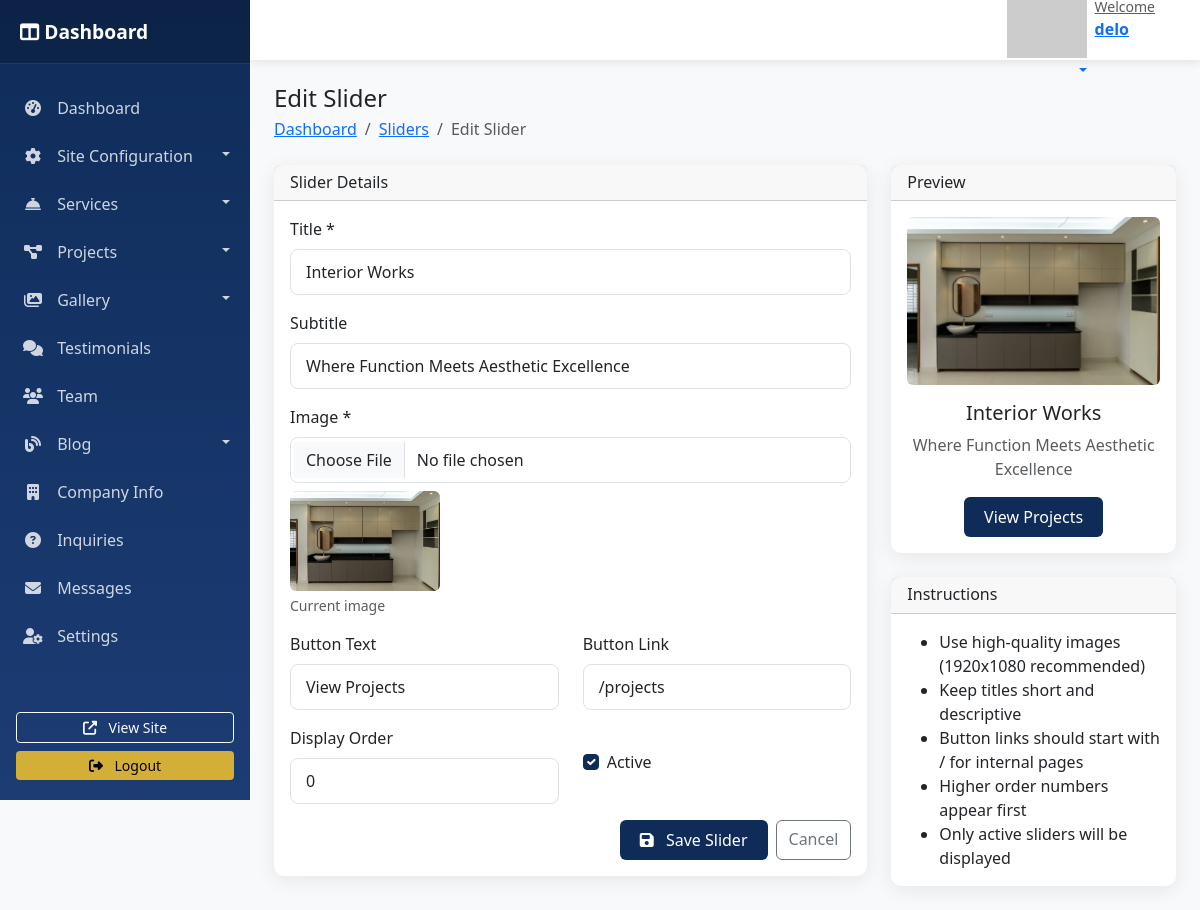
Screenshot of /dashboard/sliders/3/edit/ (signed in) with the database file from the repository.
### arch_design/models.py (models this page shows, shortened)
class TimeStampedModel(models.Model):
    created_at = models.DateTimeField(auto_now_add=True)
    updated_at = models.DateTimeField(auto_now=True)
    class Meta:
        abstract = True

class HomePageSlider(TimeStampedModel):
    title = models.CharField(max_length=200)
    subtitle = models.CharField(max_length=300, blank=True, null=True)
    image = models.ImageField(upload_to='sliders/')
    button_text = models.CharField(max_length=50, default="View Projects")
    button_link = models.CharField(max_length=200, default="/projects")
    is_active = models.BooleanField(default=True)
    display_order = models.PositiveIntegerField(default=0)
    class Meta:
        ordering = ['display_order', '-created_at']
        verbose_name = "Home Page Slider"
        verbose_name_plural = "Home Page Sliders"

### dashboard/views.py (the view)
# urls.py: path('sliders/<int:pk>/edit/', views.slider_edit, name='slider_edit'),
@login_required
@user_passes_test(is_staff_user)
def slider_edit(request, pk):
    slider = get_object_or_404(HomePageSlider, pk=pk)
    if request.method == 'POST':
        form = HomePageSliderForm(request.POST, request.FILES, instance=slider)
        if form.is_valid():
            form.save()
            messages.success(request, 'Slider updated successfully!')
            return redirect('slider_list')
    else:
        form = HomePageSliderForm(instance=slider)
    return render(request, 'dashboard/sliders/form.html', {'form': form, 'title': 'Edit Slider'})

### dashboard/forms.py
class HomePageSliderForm(forms.ModelForm):
    class Meta:
        model = HomePageSlider
        fields = '__all__'
        widgets = {
            'title': forms.TextInput(attrs={'class': 'form-control'}),
            'subtitle': forms.TextInput(attrs={'class': 'form-control'}),
            'image': forms.FileInput(attrs={'class': 'form-control'}),
            'button_text': forms.TextInput(attrs={'class': 'form-control'}),
            'button_link': forms.TextInput(attrs={'class': 'form-control'}),
            'is_active': forms.CheckboxInput(attrs={'class': 'form-check-input'}),
            'display_order': forms.NumberInput(attrs={'class': 'form-control'}),
        }

### arch_design/context_processors.py (called while the page is built)
def site_config(request):
    try:
        config = SiteConfiguration.objects.first()
        return {
            'site_config': config,
        }
    except:
        return {
            'site_config': None,
        }

### dashboard/views.py (called while the page is built)
def is_staff_user(user):
    return user.is_staff or user.is_superuser

### arch_design/templates/dashboard/sliders/form.html (shortened to what this page needs)
{% extends 'dashboard/base.html' %}
{% block page_title %}{{ title }}{% endblock %}
{% block breadcrumb %}
<li class="breadcrumb-item"><a href="{% url 'slider_list' %}">Sliders</a></li>
<li class="breadcrumb-item active">{{ title }}</li>
{% endblock %}
{% block content %}
<div class="row">
    <div class="col-lg-8">
        <div class="card dashboard-card">
            <div class="card-header">
                <h6 class="card-title mb-0">Slider Details</h6>
            </div>
            <div class="card-body">
                <form method="POST" enctype="multipart/form-data">
                    <div class="mb-3">
                        <label for="id_title" class="form-label">Title *</label>
                        {{ form.title }}
                    </div>
                    <div class="mb-3">
                        <label for="id_subtitle" class="form-label">Subtitle</label>
                        {{ form.subtitle }}
                    </div>
                    <div class="mb-3">
                        <label for="id_image" class="form-label">Image *</label>
                        {{ form.image }}
                        {% if form.instance.image %}
                        <div class="mt-2">
                            <img src="{{ form.instance.image.url }}" alt="Current Image" height="100" class="rounded">
                            <div class="form-text mt-1">Current image</div>
                        </div>
                        {% endif %}
                    </div>
                    <div class="row">
                        <div class="col-md-6 mb-3">
                            <label for="id_button_text" class="form-label">Button Text</label>
                            {{ form.button_text }}
                        </div>
                        <div class="col-md-6 mb-3">
                            <label for="id_button_link" class="form-label">Button Link</label>
                            {{ form.button_link }}
                        </div>
                    </div>
                    <div class="row">
                        <div class="col-md-6 mb-3">
                            <label for="id_display_order" class="form-label">Display Order</label>
                            {{ form.display_order }}
                        </div>
                        <div class="col-md-6 mb-3">
                            <div class="form-check mt-4">
                                {{ form.is_active }}
                                <label class="form-check-label" for="id_is_active">
                                    Active
                                </label>
                            </div>
                        </div>
                    </div>
                    <div class="d-flex justify-content-end gap-2">
                        <button type="submit" class="btn btn-primary">
                            <i class="fas fa-save me-2"></i> Save Slider
                        </button>
                        <a href="{% url 'slider_list' %}" class="btn btn-outline-secondary">
                            Cancel
                        </a>
                    </div>
                </form>
            </div>
        </div>
    </div>
    <div class="col-lg-4">
        <div class="card dashboard-card">
            <div class="card-header">
                <h6 class="card-title mb-0">Preview</h6>
            </div>
            <div class="card-body">
                <div class="text-center">
                    {% if form.instance.image %}
                    <img src="{{ form.instance.image.url }}" alt="Preview" class="img-fluid rounded mb-3">
                    {% else %}
                    <div class="bg-light rounded d-flex align-items-center justify-content-center mb-3"
                         style="height: 200px;">
                        <i class="fas fa-image fa-3x text-muted"></i>
                    </div>
                    {% endif %}
                    <h5>{{ form.instance.title|default:"Slider Title" }}</h5>
                    <p class="text-muted">{{ form.instance.subtitle|default:"Slider subtitle goes here..." }}</p>
                    {% if form.instance.button_text %}
                    <button class="btn btn-primary">
                        {{ form.instance.button_text|default:"View Projects" }}
                    </button>
                    {% endif %}
                </div>
            </div>
        </div>
        <div class="card dashboard-card mt-4">
            <div class="card-header">
                <h6 class="card-title mb-0">Instructions</h6>
            </div>
            <div class="card-body">
                <ul class="mb-0">
                    <li>Use high-quality images (1920x1080 recommended)</li>
                    <li>Keep titles short and descriptive</li>
                    <li>Button links should start with / for internal pages</li>
                    <li>Higher order numbers appear first</li>
                    <li>Only active sliders will be displayed</li>
                </ul>
            </div>
        </div>
    </div>
</div>
{% endblock %}

### arch_design/templates/dashboard/base.html (shortened to what this page needs)
<!DOCTYPE html>
<html lang="en">
<head>
    <link href="https://cdn.jsdelivr.net/npm/bootstrap@5.3.0/dist/css/bootstrap.min.css" rel="stylesheet">
    <link rel="stylesheet" href="https://cdnjs.cloudflare.com/ajax/libs/font-awesome/6.4.0/css/all.min.css">
    <link href="https://cdn.jsdelivr.net/npm/select2@4.1.0-rc.0/dist/css/select2.min.css" rel="stylesheet" />
</head>
<body>
    <div id="wrapper">
        <nav id="sidebar">
            <div class="sidebar-header">
                <h3>
                    <i class="fas fa-columns"></i> Dashboard
                </h3>
            </div>
            <ul class="list-unstyled components">
                <li class="{% if request.resolver_match.url_name == 'dashboard_home' %}active{% endif %}">
                    <a href="{% url 'dashboard_home' %}">
                        <i class="fas fa-tachometer-alt"></i> Dashboard
                    </a>
                </li>
                <li>
                    <a href="#siteSubmenu" data-bs-toggle="collapse" aria-expanded="false" class="dropdown-toggle">
                        <i class="fas fa-cog"></i> Site Configuration
                    </a>
                </li>
                <li>
                    <a href="#servicesSubmenu" data-bs-toggle="collapse" aria-expanded="false" class="dropdown-toggle">
                        <i class="fas fa-concierge-bell"></i> Services
                    </a>
                </li>
                <li>
                    <a href="#projectsSubmenu" data-bs-toggle="collapse" aria-expanded="false" class="dropdown-toggle">
                        <i class="fas fa-project-diagram"></i> Projects
                    </a>
                </li>
                <li>
                    <a href="#gallerySubmenu" data-bs-toggle="collapse" aria-expanded="false" class="dropdown-toggle">
                        <i class="fas fa-images"></i> Gallery
                    </a>
                </li>
                <li>
                    <a href="{% url 'testimonial_list' %}">
                        <i class="fas fa-comments"></i> Testimonials
                    </a>
                </li>
                <li>
                    <a href="{% url 'team_list' %}">
                        <i class="fas fa-users"></i> Team
                    </a>
                </li>
                <li>
                    <a href="#blogSubmenu" data-bs-toggle="collapse" aria-expanded="false" class="dropdown-toggle">
                        <i class="fas fa-blog"></i> Blog
                    </a>
                </li>
                <li>
                    <a href="{% url 'company_info_list' %}">
                        <i class="fas fa-building"></i> Company Info
                    </a>
                </li>
                <li>
                    <a href="{% url 'inquiry_list' %}">
                        <i class="fas fa-question-circle"></i> Inquiries
                    </a>
                </li>
                <li>
                    <a href="{% url 'contact_message_list' %}">
                        <i class="fas fa-envelope"></i> Messages
                    </a>
                </li>
                <li>
                    <a href="{% url 'dashboard_settings' %}">
                        <i class="fas fa-user-cog"></i> Settings
                    </a>
                </li>
            </ul>
            <div class="mt-auto p-3">
                <div class="d-grid gap-2">
                    <a href="{% url 'home' %}" target="_blank" class="btn btn-outline-light btn-sm">
                        <i class="fas fa-external-link-alt me-2"></i> View Site
                    </a>
                    <a href="{% url 'dashboard_logout' %}" class="btn btn-warning btn-sm">
                        <i class="fas fa-sign-out-alt me-2"></i> Logout
                    </a>
                </div>
            </div>
        </nav>
        <div id="content">
            <nav class="navbar navbar-expand-lg">
                <div class="container-fluid">
                    <div class="ms-auto">
                        <div class="dropdown">
                            <button class="btn btn-link dropdown-toggle" type="button" data-bs-toggle="dropdown">
                                <div class="d-flex align-items-center">
                                    <img src="https://ui-avatars.com/api/?name={{ request.user.get_full_name|default:request.user.username }}&background=0F2C59&color=fff" alt="User" class="me-2">
                                    <div class="text-start">
                                        <small class="text-muted d-block">Welcome</small>
                                        <strong>{{ request.user.get_full_name|default:request.user.username }}</strong>
                                    </div>
                                </div>
                            </button>
                        </div>
                    </div>
                </div>
            </nav>
            <div class="container-fluid p-4">
                <div class="d-flex justify-content-between align-items-center mb-4">
                    <div>
                        <h2 class="h4 mb-1">{% block page_title %}{% endblock %}</h2>
                        <nav aria-label="breadcrumb">
                            <ol class="breadcrumb mb-0">
                                <li class="breadcrumb-item"><a href="{% url 'dashboard_home' %}">Dashboard</a></li>
                                {% block breadcrumb %}{% endblock %}
                            </ol>
                        </nav>
                    </div>
                </div>
                {% block content %}{% endblock %}
            </div>
        </div>
    </div>
</body>
</html>

### arch_design/templates/dashboard/base.html (style rules this page uses)
:root { --primary-color: #0F2C59; --secondary-color: #1C3C74; --accent-color: #D4AF37; --sidebar-width: 250px; --header-height: 60px; }
body { font-family: 'Segoe UI', Tahoma, Geneva, Verdana, sans-serif; background-color: #f8f9fa; }
#wrapper { display: flex; }
#sidebar { width: var(--sidebar-width); min-height: 100vh; background: linear-gradient(180deg, var(--primary-color), var(--secondary-color)); color: white; position: fixed; transition: all 0.3s; z-index: 1000; overflow-y: auto; }
#sidebar .sidebar-header { padding: 20px; background: rgba(0, 0, 0, 0.2); border-bottom: 1px solid rgba(255, 255, 255, 0.1); }
#sidebar .sidebar-header h3 { font-size: 1.2rem; margin: 0; font-weight: 600; }
#sidebar ul.components { padding: 20px 0; }
#sidebar ul li { padding: 0; }
#sidebar ul li a { padding: 12px 20px; color: rgba(255, 255, 255, 0.8); text-decoration: none; display: block; border-left: 3px solid transparent; transition: all 0.3s; }
#sidebar ul li a i { margin-right: 10px; width: 20px; text-align: center; }
#sidebar .dropdown-toggle::after { float: right; margin-top: 8px; }
#content { width: calc(100% - var(--sidebar-width)); margin-left: var(--sidebar-width); transition: all 0.3s; }
.navbar { background: white; box-shadow: 0 2px 10px rgba(0, 0, 0, 0.1); height: var(--header-height); padding: 0 20px; }
.dashboard-card { border-radius: 10px; border: none; box-shadow: 0 4px 20px rgba(0, 0, 0, 0.08); transition: transform 0.3s; }
.btn-primary { background: var(--primary-color); border: none; padding: 8px 20px; font-weight: 500; }
.btn-warning { background: var(--accent-color); color: #000; border: none; }
.form-control, .form-select { border-radius: 8px; border: 1px solid #dee2e6; padding: 10px 15px; }
.form-check-input:checked { background-color: var(--primary-color); border-color: var(--primary-color); }

### rows the page displays
HomePageSlider: title "Interior Works", subtitle "Where Function Meets Aesthetic Excellence", instance.image (picture), button_text "View Projects", button_link "/projects", display_order "0", is_active "☑", instance "Interior Works", instance.subtitle "Where Function Meets Aesthetic Excellence", instance.button_text "View Projects"

### other values shown
{{ request.user.get_full_name|default:request.user.username }} "delo"
{{ title }} "Edit Slider"
